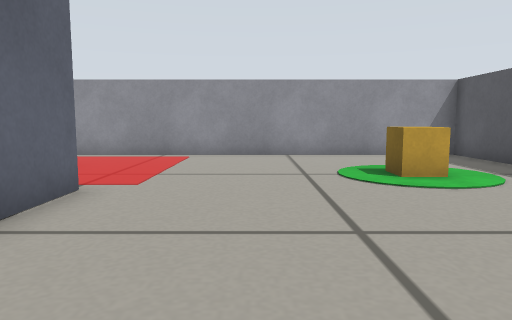
View 1 (above)

15 first-person views from a walk through a world built for the Gazebo simulator. The camera is 0.27 m above the floor, tilts 6° down and sees 70° across. The floor is counted in squares, 0.25 m on a side. Each view is taken from the middle of a square. On the plan, view 1 faces up. The plan holds only what a view shows up to about 14 squares ahead; the rest is blank.

View 2
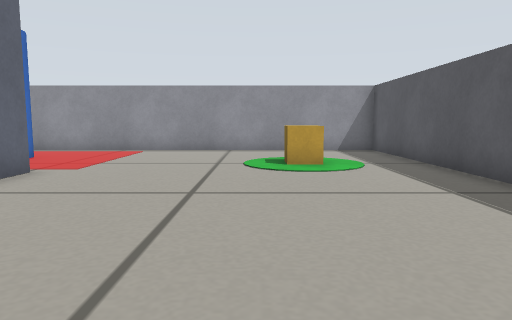

View 3
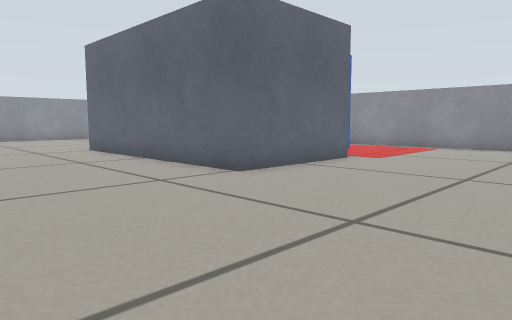

View 4
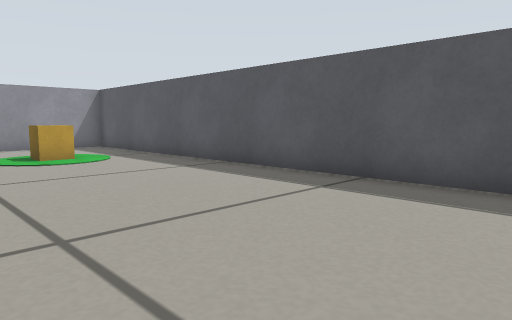

View 5
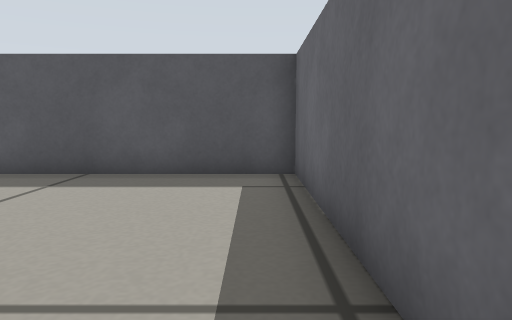

View 6
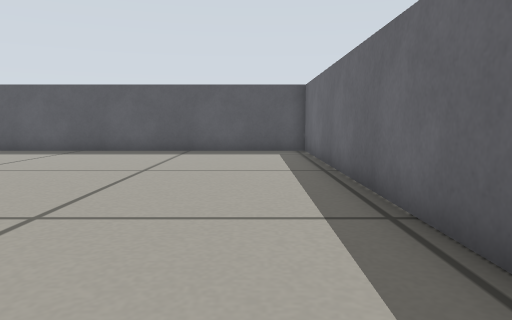

View 7
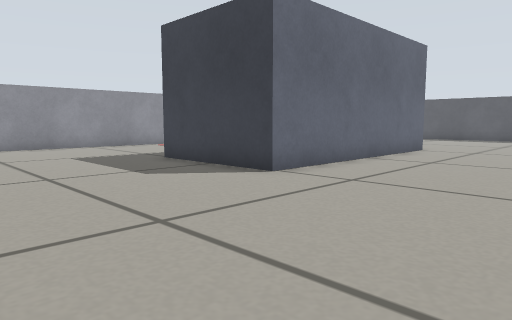

View 8
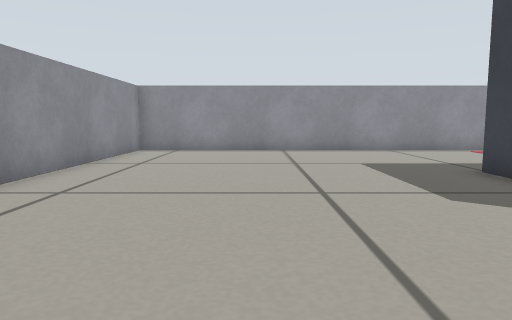

View 9
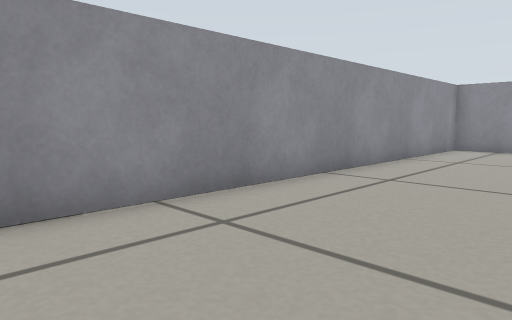

View 10
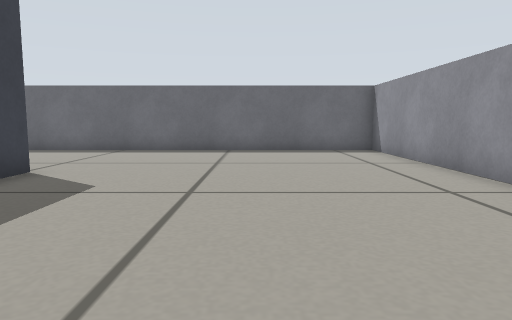

View 11
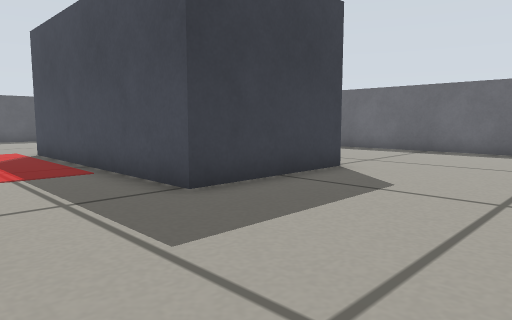

View 12
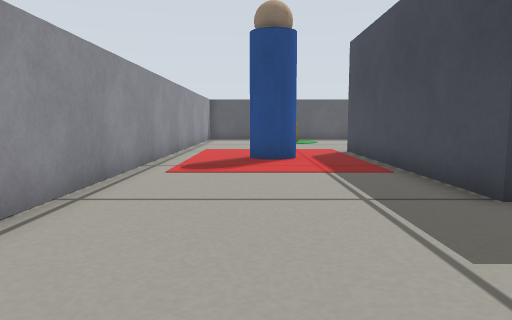

View 13
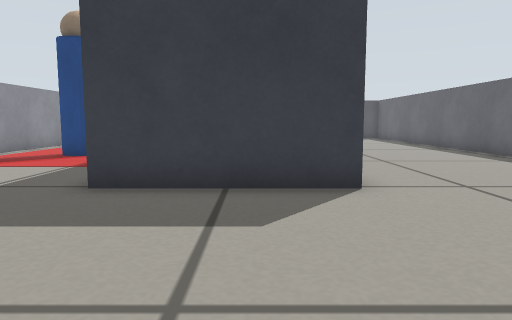

View 14
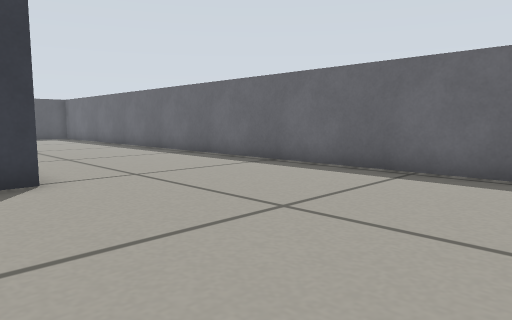

View 15
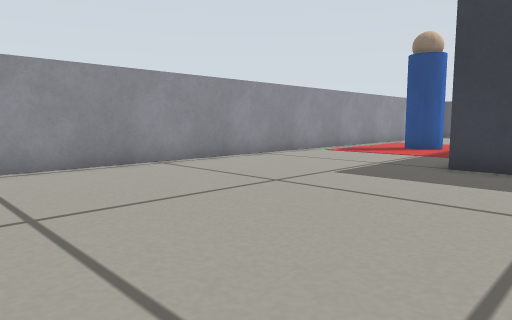

### Floor plan
Key: @ floor where view 1 was taken; # wall or solid block; . floor; T pickup truck; B grey box; P person.
Columns run from 21 left of view 1 to 7 right of it. Each row starts with its distance up from view 1.
 12 #############################
 11 #...........................#
 10 #...........................#
  9 #..............PP...........#
  8 #..............PP.......T...#
  7 #.......................TT..#
  6 #.........BBBBBBBBB.........#
  5 #.........B       B.........#
  4 #.........B       B.........#
  3 #.........B       B.........#
  2 #.........B       B.........#
  1 #.........BBBBBBBBB.........#
  0 #....................@......#
 -1 #...........................#
 -2 #...........................#
 -3 #...........................#
 -4 #...........................#
 -5 #############################

Where each view was taken, in squares from view 1:
view 1: 0 up, 0 right, facing up
view 2: 2 down, 2 right, facing up
view 3: 4 down, 3 right, facing up-left
view 4: 4 down, 0 right, facing up-right
view 5: 4 down, 1 left, facing right
view 6: 3 down, 7 left, facing right
view 7: 4 down, 17 left, facing up-right
view 8: 2 down, 16 left, facing up
view 9: 3 down, 16 left, facing up-left
view 10: 9 up, 16 left, facing down
view 11: 9 up, 16 left, facing down-right
view 12: 9 up, 16 left, facing right
view 13: 3 up, 17 left, facing right
view 14: 3 up, 18 left, facing down-right
view 15: 3 up, 20 left, facing up-right
